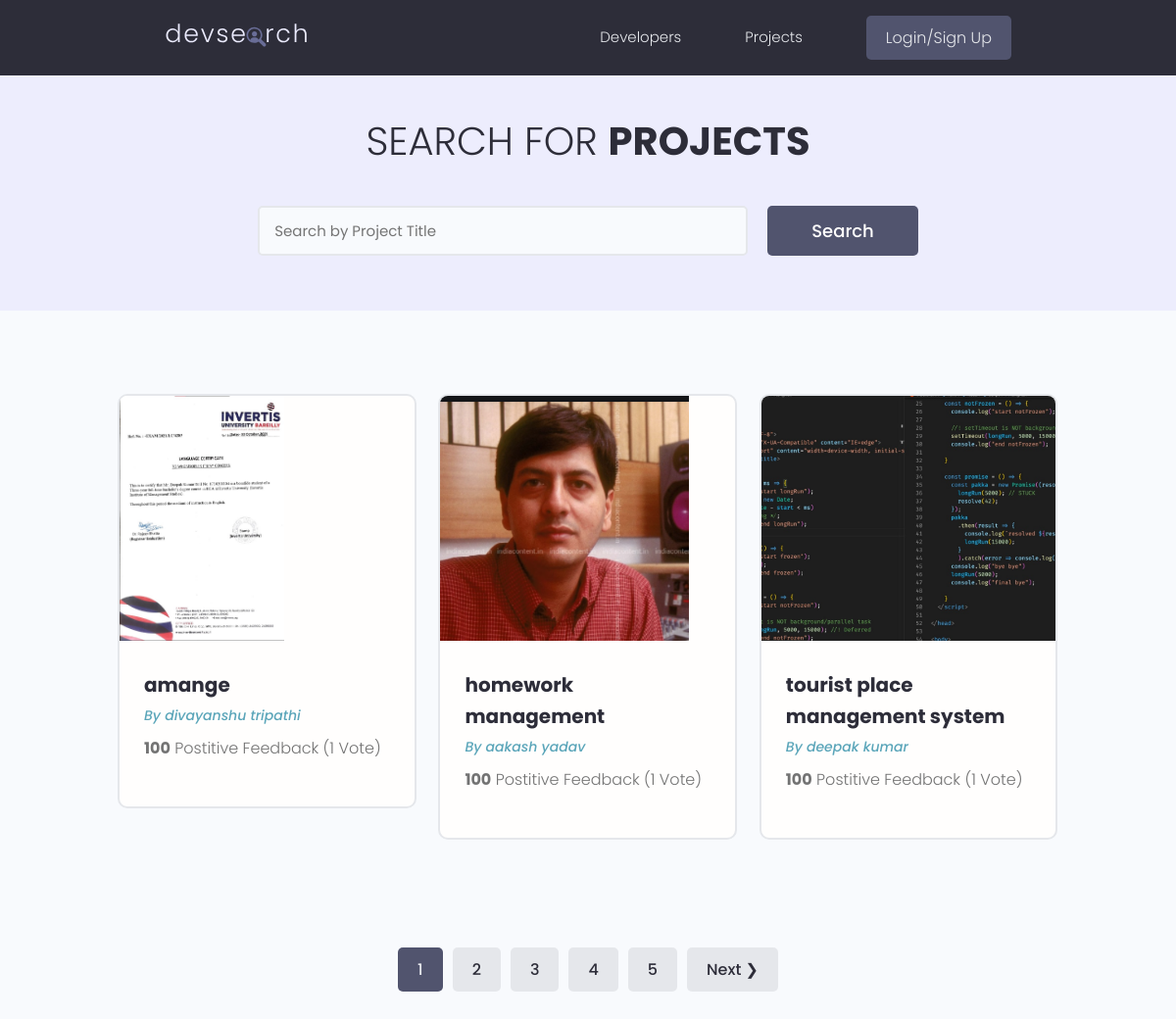
The app's page /projects/, older data.
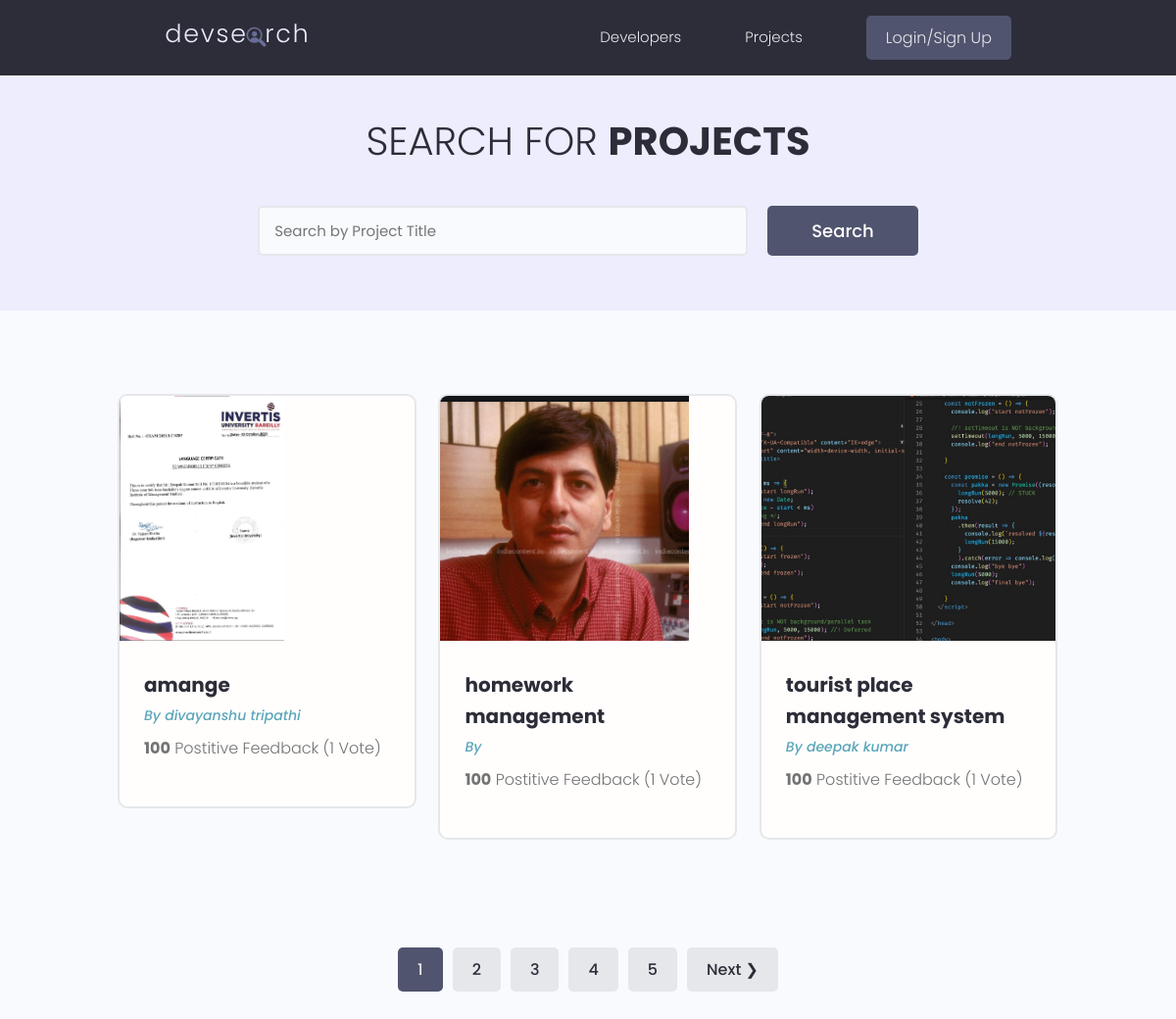
The same page, newer data.
### projects/models.py (models this page shows, shortened)
class Project(models.Model):
    owner = models.ForeignKey(Profile, null=True, blank=True, on_delete=models.SET_NULL)
    title = models.CharField(max_length=200)
    description = models.TextField(null=True, blank=True)#blank=True for Django allows to submit a blank
    featured_image = models.ImageField(null=True, blank=True, default="default.jpg")
    demo_link = models.CharField(max_length=2000, null=True, blank=True)
    tags = models.ManyToManyField('Tag', blank=True)
    vote_total = models.IntegerField(default=0, null=True, blank=True)
    vote_ratio = models.IntegerField(default=0, null=True, blank=True)
    source_link = models.CharField(max_length=2000, null=True, blank=True)
    created = models.DateTimeField(auto_now_add=True)
    id = models.UUIDField(default=uuid.uuid4, unique=True, primary_key=True, editable=False)
    class Meta:
        ordering = ['-vote_ratio', '-vote_total', 'title']

### users/models.py (models this page shows, shortened)
class Profile(models.Model):
    user = models.OneToOneField(User, on_delete=models.CASCADE,null=True, blank=True)
    name = models.CharField(max_length=200, blank=True, null=True)
    email = models.EmailField(max_length=500, blank=True, null=True)
    username = models.CharField(max_length=200, blank=True, null=True)
    location = models.CharField(max_length=200, blank=True, null=True)
    short_intro = models.CharField(max_length=200, blank=True, null=True)
    bio = models.TextField(blank=True, null=True)
    profile_image = models.ImageField(null=True, blank=True, upload_to='profiles/', default="profiles/user-default.png")
    social_github = models.CharField(max_length=200, blank=True, null=True)
    social_twitter = models.CharField(max_length=200, blank=True, null=True)
    social_linkedin = models.CharField(max_length=200, blank=True, null=True)
    social_youtube = models.CharField(max_length=200, blank=True, null=True)
    social_website = models.CharField(max_length=200, blank=True, null=True)
    created = models.DateTimeField(auto_now_add=True)
    id = models.UUIDField(default=uuid.uuid4, unique=True, primary_key=True, editable=False)

### projects/views.py (the view)
# urls.py: path('projects/', include('projects.urls')),
def projects(request):
    search_query, projects = searchProjects(request)
    custom_range, projects, paginator = paginateProjects(request, projects, 5)
    context = {'projects':projects, 'search_query':search_query, 'paginator':paginator, 'custom_range':custom_range}
    return render(request, 'projects/projects.html', context)

### projects/utils.py (called while the page is built)
def paginateProjects(request, projects, results):
    page = request.GET.get('page')
    results = 3 #results per page
    paginator = Paginator(projects, results)
    try:
        projects = paginator.page(page)
    except PageNotAnInteger:
        page = 1
        projects = paginator.page(page)
    except EmptyPage:
        page = paginator.num_pages
        projects = paginator.page(page)
    leftIndex = (int(page)-4)
    if leftIndex < 1: leftIndex=1
    rightIndex = (int(page)+5)
    if rightIndex>paginator.num_pages: rightIndex=paginator.num_pages+1
    custom_range = range(leftIndex, rightIndex)
    return custom_range, projects, paginator

def searchProjects(request):
    search_query = ''
    if request.GET.get('search_query'):
        search_query = request.GET.get('search_query')
    tags = Tag.objects.filter(name__icontains=search_query)
    projects = Project.objects.distinct().filter(
        Q(title__icontains=search_query) |
        Q(description__icontains=search_query) |
        Q(owner__name__icontains=search_query) |
        Q(tags__in=tags)
    )
    return search_query, projects

### projects/templates/projects/projects.html (shortened to what this page needs)
{% extends 'main.html' %}
{% block content %}
<main class="projects">
    <section class="hero-section text-center">
        <div class="container container--narrow">
            <div class="hero-section__box">
                <h2>Search for <span>Projects</span></h2>
            </div>
            <div class="hero-section__search">
                <form class="form" id="searchForm" action="{% url 'projects' %}" method="get">
                    <div class="form__field">
                        <input class="input input--text" id="formInput#search" type="text" name="search_query"
                        value="{{search_query}}" placeholder="Search by Project Title" />
                    </div>
                    <input class="btn btn--sub btn--lg" type="submit" value="Search" />
                </form>
            </div>
        </div>
    </section>
    <section class="projectsList">
        <div class="container">
            <div class="grid grid--three">
                {% for project in projects %}
                <div class="column">
                    <div class="card project">
                        <a href="{% url 'project' project.id %}" class="project">
                            <img class="project__thumbnail" src="{{ project.featured_image.url }}" alt="project thumbnail" />
                            <div class="card__body">
                                <h3 class="project__title">{{project.title}}</h3>
                                <p><a class="project__author" href="#">By {{project.owner.name}}</a></p>
                                <p class="project--rating"> <span style="font-weight: bold;">{{project.vote_ratio}}</span> Postitive Feedback ({{project.vote_total}} Vote{{project.vote_total|pluralize:"s"}}) </p>
                                </div>
                            </a>
                        </div>
                    </div>
                    {% endfor %}
                </div>
            </div>
        </section>
        {% include 'pagination.html' with queryset=projects custom_range=custom_range %}
    </main>
    {% endblock content %}

Row changes from the older to the newer data that the page shows:
changed Project "homework management": owner.name "aakash yadav" → (not shown)
